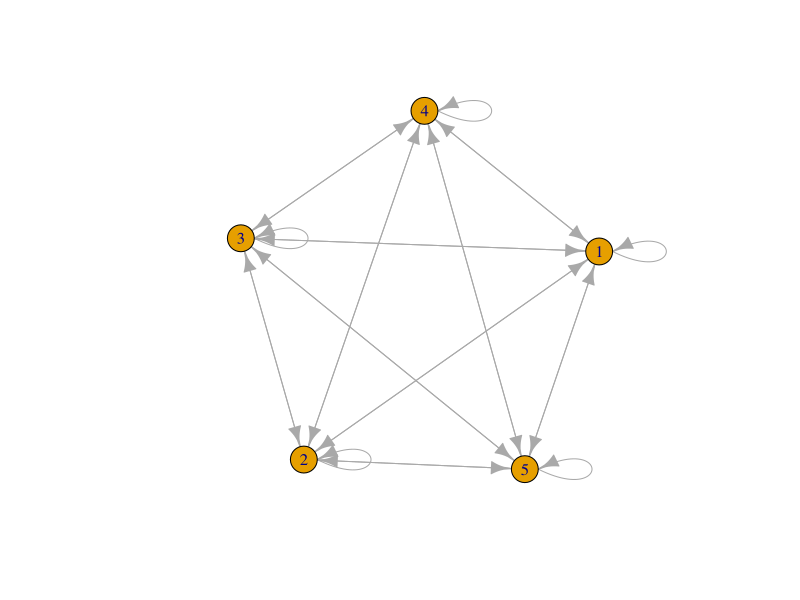

Write R code to recreate this figure.
## ---- chunk 1
knitr::opts_chunk$set(echo = TRUE)
library(tidyverse)
library(igraph)
## ---- chunk 2
Elliot_run<-read_csv("Elliot/activities.csv")%>% #Elliot's data messing
  filter(type=="Run",
         date>"2018-6-01")%>%
  mutate(miles=distance/1609,
         minutes=elapsed_time/60,
         pace=minutes/miles)%>%
  select(-type, -gear, -commute)%>%
  mutate(person="ell",
         count=131)

Justin_run<-read_csv("Fursnatch/activities.csv")%>% #Justin's data messing
  filter(type=="Run",
         date>"2018-6-01")%>%
  mutate(miles=distance/1609,
         minutes=elapsed_time/60,
         pace=minutes/miles)%>%
  select(-type, -gear, -commute)%>%
  mutate(person="justin",
         count=936)
Mowgli_run<-read_csv("Mowgli/activities.csv")%>% 
  filter(type=="Run",
         date>"2018-6-01")%>%
  mutate(miles=distance/1609,
         minutes=elapsed_time/60,
         pace=minutes/miles)%>%
  select(-type, -gear, -commute)%>%
  mutate(person="mowg",
         count=335)
Birdo_run<-read_csv("Birdo/activities.csv")%>%
  filter(type=="Run",
         date>"2018-6-01")%>%
  mutate(miles=distance/1609,
         minutes=elapsed_time/60,
         pace=minutes/miles)%>%
  select(-type, -gear, -commute)%>%
  mutate(person="birdo",
         count=642)

Jackson <- read_csv("Jackson/activities.csv")
Jackson_run<-Jackson%>%
  filter(type=="Run",
         date>"2018-6-01")%>%
  mutate(miles=distance/1609,
         minutes=elapsed_time/60,
         pace=minutes/miles)%>%
  select(-type,-gear, -commute)%>%
  mutate(person="jack",
         count=531)
Finn_run<-read_csv("Finn/Finn/activities.csv")%>%
  filter(type=="Run",
         date>"2018-6-01")%>%
  mutate(miles=distance/1609,
         minutes=elapsed_time/60,
         pace=minutes/miles)%>%
  select(-type,-gear, -commute)%>%
  mutate(person="finn",
         count=370)
Plumb_run<-read_csv("Plumb/activities.csv")%>%
  filter(type=="Run",
         date>"2018-6-01")%>%
  mutate(miles=distance/1609,
         minutes=elapsed_time/60,
         pace=minutes/miles)%>%
  select(-type,-gear, -commute)%>%
  mutate(person="plumb",
         count=761)

all_activities<-Elliot_run%>%
  rbind(Justin_run, Birdo_run, Mowgli_run, Jackson_run, Finn_run, Plumb_run)%>%
  select(-filename)


## ---- chunk 3
Finn_kudos<- read_csv("Finn/Finn/kudos.csv")%>%
  mutate(giver="finn")
Justin_kudos<- read_csv("Fursnatch/kudos.csv")%>%
  mutate(giver="justin")
Jackson_kudos<- read_csv("Jackson/kudos.csv")%>%
  mutate(giver="jack")
Mowgli_kudos<- read_csv("Mowgli/kudos.csv")%>%
  mutate(giver="mowg")
Plumb_kudos<- read_csv("Plumb/kudos.csv")%>%
  mutate(giver="plumb")
all_kudos<-Finn_kudos%>%
  rbind(Justin_kudos, Jackson_kudos, Mowgli_kudos, Plumb_kudos)


all_kudos%>%
  inner_join(all_activities, by="id")%>%
  select(giver, person, elapsed_time, distance, miles, minutes, pace, name, description, count)%>%
  group_by(giver, person)%>%
  summarise(number=n())



df <- function(giver, taker){
  giver %>%
    inner_join(taker, by="id") %>%
    count()
  
}


df(all_kudos, all_activities)

mat <- matrix(1,5,5)
g <- graph.adjacency(mat, mode="directed", weighted=NULL)
plot(g)
